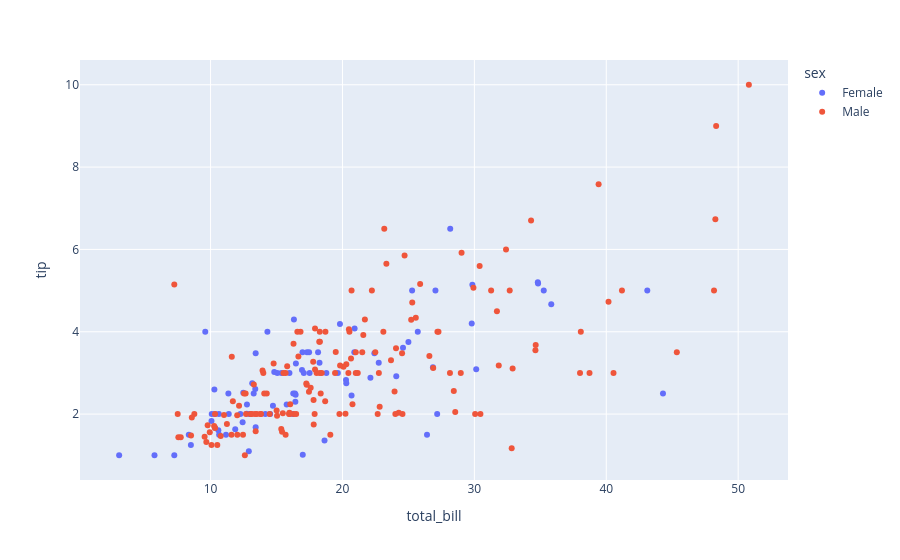

Notebook cell for this chart:
### Markdown cell above
---

**5. Інтерактивна діаграма розсіювання**

Створіть з допомогою бібліотек Plotly інтерактивний scatter plot для `total_bill` vs `tip` з кольором за статтю (`sex`).

### Code cell
import plotly.express as px
import plotly.graph_objects as go

fig = px.scatter(df, x='total_bill', y='tip', color='sex')
fig.write_html("scatter_plot.html")
fig.show()

### Figure 1 — Plotly figure (JSON) as saved in the notebook; plotly's stock layout.template omitted (floating-point values rounded to 4 significant figures; data arrays with more than 128 entries replaced by an {"elided": "..."} marker saying what was removed)
{"data": [{"hovertemplate": "sex=Female<br>total_bill=%{x}<br>tip=%{y}<extra></extra>", "legendgroup": "Female", "marker": {"color": "#636efa", "symbol": "circle"}, "mode": "markers", "name": "Female", "orientation": "v", "showlegend": true, "type": "scatter", "x": [16.99, 24.59, 35.26, 14.83, 10.33, 16.97, 20.29, 15.77, 19.65, 15.06, 20.69, 16.93, 10.29, 34.81, 26.41, 16.45, 3.07, 17.07, 26.86, 25.28, 14.73, 10.07, 34.83, 5.75, 16.32, 22.75, 11.35, 15.38, 44.3, 22.42, 20.92, 14.31, 7.25, 25.71, 17.31, 10.65, 12.43, 24.08, 13.42, 12.48, 29.8, 14.52, 11.38, 20.27, 11.17, 12.26, 18.26, 8.51, 10.33, 14.15, 13.16, 17.47, 27.05, 16.43, 8.35, 18.64, 11.87, 29.85, 25, 13.39, 16.21, 17.51, 10.59, 10.63, 9.6, 20.9, 18.15, 19.81, 43.11, 13, 12.74, 13, 16.4, 16.47, 12.76, 13.27, 28.17, 12.9, 30.14, 13.42, 15.98, 16.27, 10.09, 22.12, 35.83, 27.18, 18.78], "xaxis": "x", "y": [1.01, 3.61, 5, 3.02, 1.67, 3.5, 2.75, 2.23, 3, 3, 2.45, 3.07, 2.6, 5.2, 1.5, 2.47, 1, 3, 3.14, 5, 2.2, 1.83, 5.17, 1, 4.3, 3.25, 2.5, 3, 2.5, 3.48, 4.08, 4, 1, 4, 3.5, 1.5, 1.8, 2.92, 1.68, 2.52, 4.2, 2, 2, 2.83, 1.5, 2, 3.25, 1.25, 2, 2, 2.75, 3.5, 5, 2.3, 1.5, 1.36, 1.63, 5.14, 3.75, 2.61, 2, 3, 1.61, 2, 4, 3.5, 3.5, 4.19, 5, 2, 2.01, 2, 2.5, 3.23, 2.23, 2.5, 6.5, 1.1, 3.09, 3.48, 3, 2.5, 2, 2.88, 4.67, 2, 3], "yaxis": "y"}, {"hovertemplate": "sex=Male<br>total_bill=%{x}<br>tip=%{y}<extra></extra>", "legendgroup": "Male", "marker": {"color": "#EF553B", "symbol": "circle"}, "mode": "markers", "name": "Male", "orientation": "v", "showlegend": true, "type": "scatter", "x": {"elided": "157 float values"}, "xaxis": "x", "y": {"elided": "157 float values"}, "yaxis": "y"}], "layout": {"autosize": true, "legend": {"title": {"text": "sex"}, "tracegroupgap": 0}, "margin": {"t": 60}, "xaxis": {"anchor": "y", "autorange": true, "domain": [0, 1], "range": [0.1751, 53.7], "title": {"text": "total_bill"}, "type": "linear"}, "yaxis": {"anchor": "x", "autorange": true, "domain": [0, 1], "range": [0.3031, 10.7], "title": {"text": "tip"}, "type": "linear"}}}
